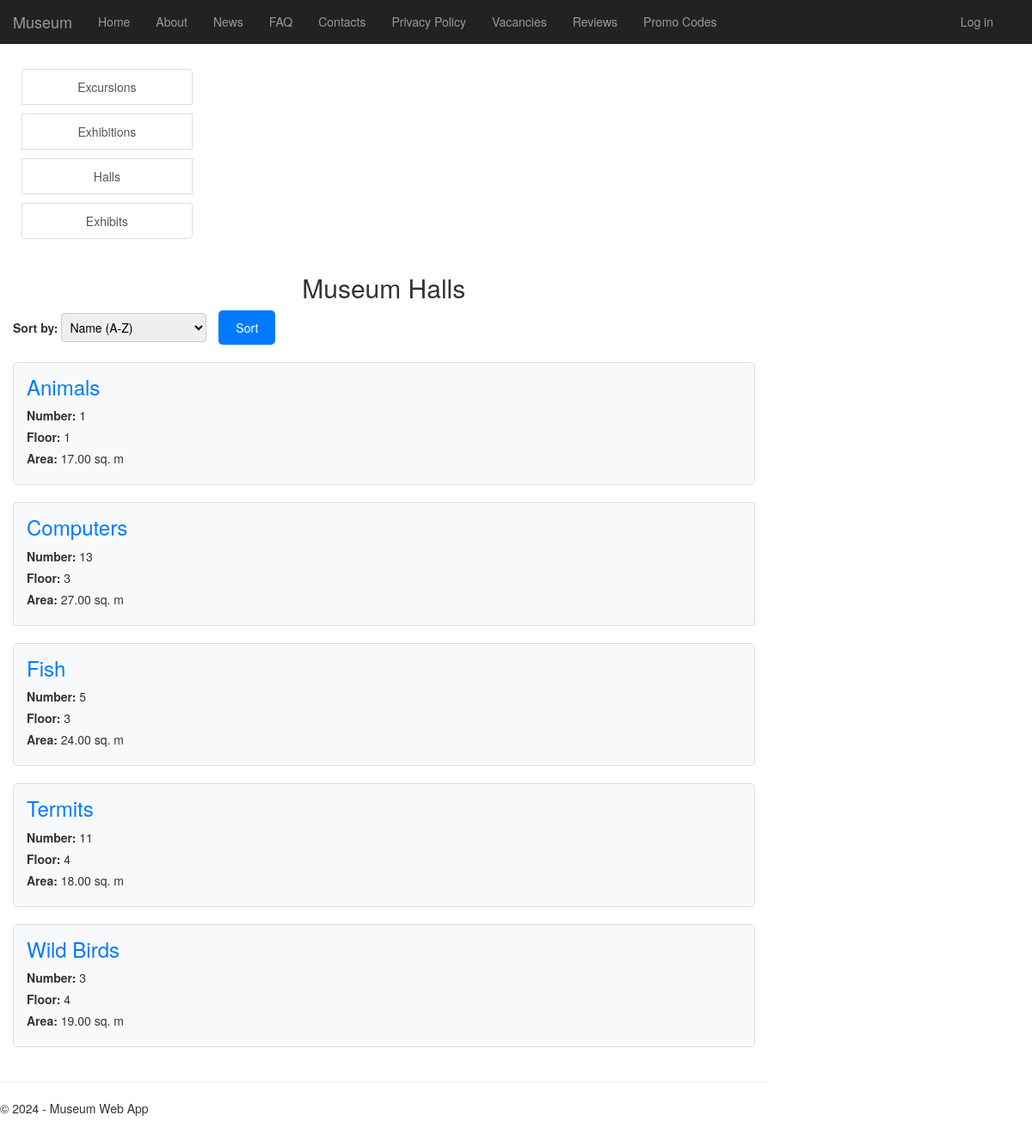
Page /hall_info/ on the committed database.
### app/models.py (models this page shows, shortened)
class Hall(models.Model):
    number = models.IntegerField(unique=True)
    name = models.CharField(max_length=100)
    floor = models.IntegerField()
    area = models.DecimalField(max_digits=10, decimal_places=2)

### app/views.py (the view)
# urls.py: re_path(r'^hall_info/$', views.hall_info, name='hall_info'),
def hall_info(request):
    halls = Hall.objects.all()
    sort_by = request.GET.get('sort_by', 'name_asc')
    if sort_by == 'name_asc':
        halls = halls.order_by('name')
    elif sort_by == 'name_desc':
        halls = halls.order_by('-name')
    elif sort_by == 'number_asc':
        halls = halls.order_by('number')
    elif sort_by == 'number_desc':
        halls = halls.order_by('-number')
    elif sort_by == 'area_asc':
        halls = halls.order_by('area')
    elif sort_by == 'area_desc':
        halls = halls.order_by('-area')
    elif sort_by == 'floor_asc':
        halls = halls.order_by('floor')
    elif sort_by == 'floor_desc':
        halls = halls.order_by('-floor')
    if request.user.is_authenticated:
        try:
            employee = Employee.objects.get(user=request.user)
            is_employee = True
        except Employee.DoesNotExist:
            is_employee = False
    else:
        is_employee = False
    return render(request, 'app/hall_info.html', {
        'title': 'Hall Information',
        'halls': halls,
        'is_employee': is_employee,
        'sort_by': sort_by,  # �������� ��������� ���������� � ������
        'year': datetime.now().year,
    })

### app/templates/app/hall_info.html (shortened to what this page needs)
{% extends "app/layout.html" %}
{% block content %}
{% load static %}
<div class="container">
    <h2 class="text-center mt-4">Museum Halls</h2>
    <div style="margin-bottom: 20px;">
        <form method="GET" action="{% url 'hall_info' %}">
            <label for="sort_by">Sort by:</label>
            <select id="sort_by" name="sort_by" style="padding: 5px; border-radius: 4px; border: 1px solid #ccc;">
                <option value="name_asc" {% if sort_by == 'name_asc' %}selected{% endif %}>Name (A-Z)</option>
            </select>
            <button type="submit" style="padding: 10px 20px; background-color: #007BFF; color: white; border: none; border-radius: 5px; margin-left: 10px;">Sort</button>
        </form>
    </div>
    <div class="hall-list">
        {% for hall in halls %}
        <div class="hall-item">
            <div>
                <h3><a href="{% url 'hall_detail' hall.id %}">{{ hall.name }}</a></h3>
                <p><strong>Number:</strong> {{ hall.number }}</p>
                <p><strong>Floor:</strong> {{ hall.floor }}</p>
                <p><strong>Area:</strong> {{ hall.area }} sq. m</p>
            </div>
        </div>
        {% endfor %}
    </div>
</div>
{% endblock %}

### app/static/app/content/site.css (style rules this page uses)
body { padding-top: 50px; padding-bottom: 20px; }
input, select, textarea { max-width: 280px; }

### app/templates/app/hall_info.html (style rules this page uses)
.hall-item { margin-bottom: 20px; padding: 15px; border: 1px solid #ddd; border-radius: 5px; background-color: #f8f9fa; display: flex; justify-content: space-between; align-items: center; }
.hall-item h3 { margin: 0 0 10px; font-size: 24px; }
.hall-item p { margin: 5px 0; }
.hall-item a { text-decoration: none; color: #007bff; }

### rows in the picture
Hall: name "Animals", number "1", floor "1", area "17.00"
Hall: name "Computers", number "13", floor "3", area "27.00"
Hall: name "Fish", number "5", floor "3", area "24.00"
Hall: name "Termits", number "11", floor "4", area "18.00"
Hall: name "Wild Birds", number "3", floor "4", area "19.00"
